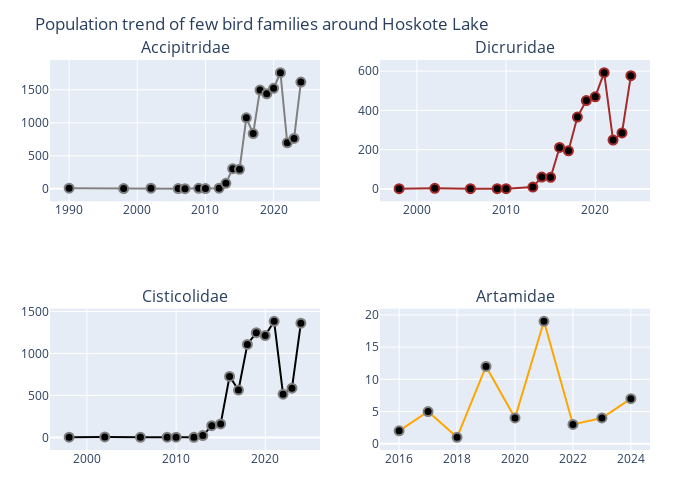

The code cell stored with this chart in its notebook:
### Code cell
# Plot the trend of Accipitridae, Dicruridae, Cisticolidae and Artamidae families 

using PlotlyJS

Accipitridae_plot() = scatter(
    x=result_Accipitridae.OBSERVATION_DATE_YEAR_ONLY,
    y=result_Accipitridae.count,
    mode="lines+markers",
    marker=attr(
        size=9,
        color="black",
        symbol="circle",
        line=attr(width=2, color="grey")
    ),
    line=attr(color="grey", width=2)
)

Dicruridae_plot() = scatter(
    x=result_Dicruridae.OBSERVATION_DATE_YEAR_ONLY,
    y=result_Dicruridae.count,
    mode="lines+markers",
    marker=attr(
        size=9,
        color="black",
        symbol="circle",
        line=attr(width=2, color="lightbrown")
    ),
    line=attr(color="brown", width=2)
)

Cisticolidae_plot() = scatter(
    x=result_Cisticolidae.OBSERVATION_DATE_YEAR_ONLY,
    y=result_Cisticolidae.count,
    mode="lines+markers",
    marker=attr(
        size=9,
        color="black",
        symbol="circle",
        line=attr(width=2, color="grey")
    ),
    line=attr(color="darkbrown", width=2)
)

Artamidae_plot() = scatter(
    x=result_Artamidae.OBSERVATION_DATE_YEAR_ONLY,
    y=result_Artamidae.count,
    mode="lines+markers",
    marker=attr(
        size=9,
        color="black",
        symbol="circle",
        line=attr(width=2, color="grey")
    ),
    line=attr(color="orange", width=2)
)

plot_Accipitridae = plot(Accipitridae_plot(), Layout(title="Accipitridae"))
plot_Dicruridae = plot(Dicruridae_plot(), Layout(title="Dicruridae"))
plot_Cisticolidae = plot(Cisticolidae_plot(), Layout(title="Cisticolidae"))
plot_Artamidae = plot(Artamidae_plot(), Layout(title="Artamidae"))

plot_family2 = [plot_Accipitridae plot_Dicruridae ; plot_Cisticolidae plot_Artamidae]

relayout!(plot_family2, 
    height = 500,
    width = 700,
    title="Population trend of few bird families around Hoskote Lake",
    showlegend = false,   
    )

plot_family2

### Figure 1 — Plotly figure (JSON) as saved in the notebook; plotly's stock layout.template omitted (floating-point values rounded to 4 significant figures)
{"data": [{"line": {"color": "grey", "width": 2}, "marker": {"color": "black", "line": {"color": "grey", "width": 2}, "size": 9, "symbol": "circle"}, "mode": "lines+markers", "type": "scatter", "x": [1990, 1998, 2002, 2006, 2007, 2009, 2010, 2012, 2013, 2014, 2015, 2016, 2017, 2018, 2019, 2020, 2021, 2022, 2023, 2024], "xaxis": "x1", "y": [10, 4, 9, 3, 2, 7, 3, 9, 84, 305, 295, 1076, 837, 1496, 1440, 1523, 1759, 697, 763, 1617], "yaxis": "y1"}, {"line": {"color": "brown", "width": 2}, "marker": {"color": "black", "line": {"color": "lightbrown", "width": 2}, "size": 9, "symbol": "circle"}, "mode": "lines+markers", "type": "scatter", "x": [1998, 2002, 2006, 2009, 2010, 2013, 2014, 2015, 2016, 2017, 2018, 2019, 2020, 2021, 2022, 2023, 2024], "xaxis": "x2", "y": [1, 3, 1, 1, 1, 9, 60, 59, 211, 194, 366, 450, 469, 592, 249, 285, 577], "yaxis": "y2"}, {"line": {"color": "darkbrown", "width": 2}, "marker": {"color": "black", "line": {"color": "grey", "width": 2}, "size": 9, "symbol": "circle"}, "mode": "lines+markers", "type": "scatter", "x": [1998, 2002, 2006, 2009, 2010, 2012, 2013, 2014, 2015, 2016, 2017, 2018, 2019, 2020, 2021, 2022, 2023, 2024], "xaxis": "x3", "y": [2, 6, 1, 2, 3, 1, 22, 140, 161, 727, 564, 1108, 1248, 1213, 1383, 515, 586, 1361], "yaxis": "y3"}, {"line": {"color": "orange", "width": 2}, "marker": {"color": "black", "line": {"color": "grey", "width": 2}, "size": 9, "symbol": "circle"}, "mode": "lines+markers", "type": "scatter", "x": [2016, 2017, 2018, 2019, 2020, 2021, 2022, 2023, 2024], "xaxis": "x4", "y": [2, 5, 1, 12, 4, 19, 3, 4, 7], "yaxis": "y4"}], "layout": {"annotations": [{"font": {"size": 16}, "showarrow": false, "text": "Accipitridae", "x": 0.225, "xanchor": "center", "xref": "paper", "y": 1, "yanchor": "bottom", "yref": "paper"}, {"font": {"size": 16}, "showarrow": false, "text": "Dicruridae", "x": 0.775, "xanchor": "center", "xref": "paper", "y": 1, "yanchor": "bottom", "yref": "paper"}, {"font": {"size": 16}, "showarrow": false, "text": "Cisticolidae", "x": 0.225, "xanchor": "center", "xref": "paper", "y": 0.3625, "yanchor": "bottom", "yref": "paper"}, {"font": {"size": 16}, "showarrow": false, "text": "Artamidae", "x": 0.775, "xanchor": "center", "xref": "paper", "y": 0.3625, "yanchor": "bottom", "yref": "paper"}], "height": 500, "margin": {"b": 50, "l": 50, "r": 50, "t": 60}, "showlegend": false, "title": "Population trend of few bird families around Hoskote Lake", "width": 700, "xaxis1": {"anchor": "y1", "domain": [0, 0.45]}, "xaxis2": {"anchor": "y2", "domain": [0.55, 1]}, "xaxis3": {"anchor": "y3", "domain": [0, 0.45]}, "xaxis4": {"anchor": "y4", "domain": [0.55, 1]}, "yaxis1": {"anchor": "x1", "domain": [0.6375, 1]}, "yaxis2": {"anchor": "x2", "domain": [0.6375, 1]}, "yaxis3": {"anchor": "x3", "domain": [5.551e-17, 0.3625]}, "yaxis4": {"anchor": "x4", "domain": [5.551e-17, 0.3625]}}}
